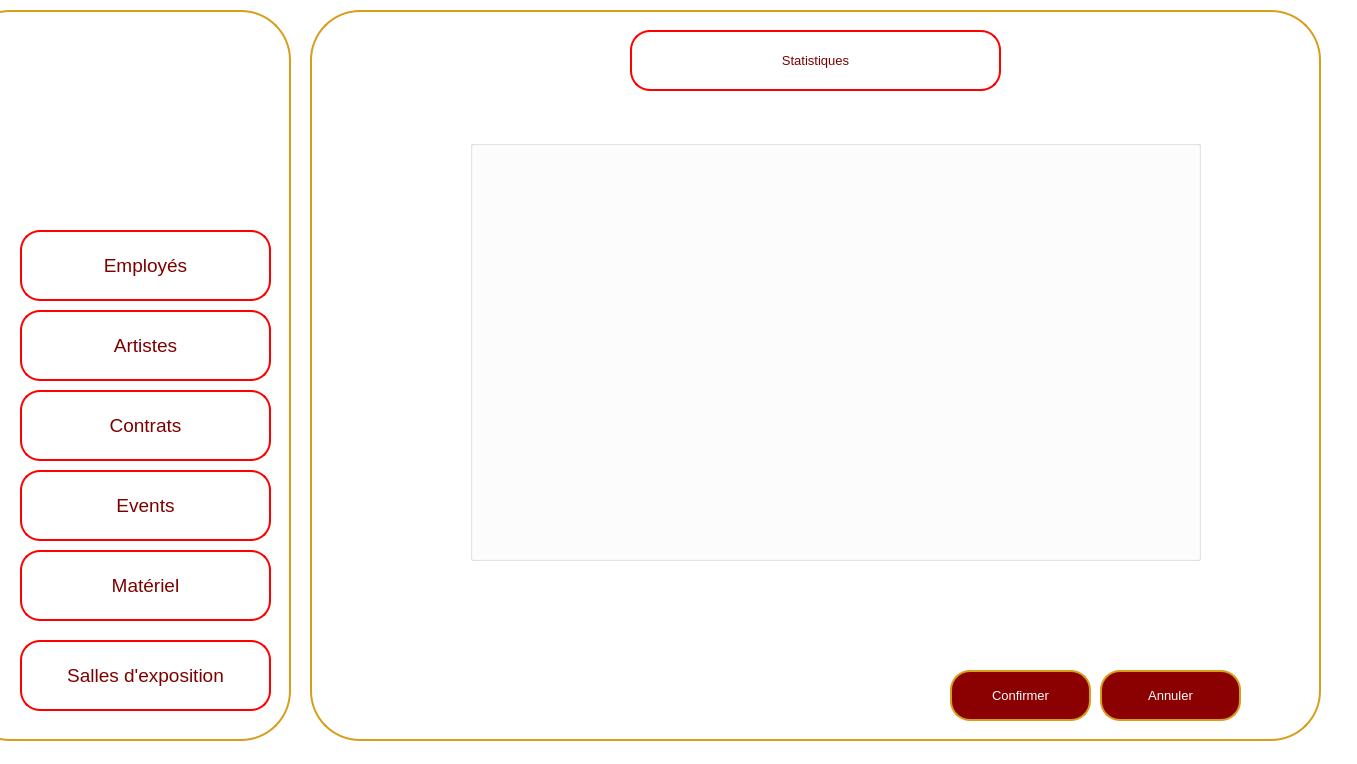
<?xml version="1.0" encoding="UTF-8"?>
<ui version="4.0">
 <class>StatsPersonnels</class>
 <widget class="QMainWindow" name="StatsPersonnels">
  <property name="geometry">
   <rect>
    <x>0</x>
    <y>0</y>
    <width>1357</width>
    <height>764</height>
   </rect>
  </property>
  <property name="windowTitle">
   <string>DarZmen</string>
  </property>
  <property name="windowIcon">
   <iconset resource="src.qrc">
    <normaloff>:/src/logo (2).png</normaloff>:/src/logo (2).png</iconset>
  </property>
  <property name="styleSheet">
   <string notr="true">background-color: rgb(255, 255, 255);</string>
  </property>
  <widget class="QWidget" name="centralwidget">
   <widget class="QWidget" name="Menu_widget" native="true">
    <property name="geometry">
     <rect>
      <x>0</x>
      <y>10</y>
      <width>301</width>
      <height>731</height>
     </rect>
    </property>
    <property name="cursor">
     <cursorShape>ArrowCursor</cursorShape>
    </property>
    <property name="styleSheet">
     <string notr="true">background-color: rgb(255, 255, 255);</string>
    </property>
    <widget class="QPushButton" name="border1">
     <property name="geometry">
      <rect>
       <x>-40</x>
       <y>0</y>
       <width>331</width>
       <height>731</height>
      </rect>
     </property>
     <property name="styleSheet">
      <string notr="true">/*QPushButton {
    background-color: white;
    color: darkred;
    border: 2px solid darkred;
    border-radius: 50px; 
    padding: 10px; 
}*/
QPushButton {
    background-color: white;
    color: darkred;
    border: 2px solid rgb(215, 157, 27);
    border-radius: 50px;
    padding: 10px; 
}
</string>
     </property>
     <property name="text">
      <string/>
     </property>
    </widget>
    <widget class="QLabel" name="logo">
     <property name="geometry">
      <rect>
       <x>40</x>
       <y>20</y>
       <width>221</width>
       <height>181</height>
      </rect>
     </property>
     <property name="text">
      <string/>
     </property>
     <property name="pixmap">
      <pixmap resource="src.qrc">:/src/logo (2).png</pixmap>
     </property>
    </widget>
    <widget class="QPushButton" name="matariel">
     <property name="geometry">
      <rect>
       <x>20</x>
       <y>540</y>
       <width>251</width>
       <height>71</height>
      </rect>
     </property>
     <property name="font">
      <font>
       <family>MS Shell Dlg 2</family>
       <pointsize>14</pointsize>
       <weight>50</weight>
       <italic>false</italic>
       <bold>false</bold>
      </font>
     </property>
     <property name="styleSheet">
      <string notr="true">QPushButton {
    background-color: white;
    color: rgb(125, 0, 0);
    border: 2px solid rgb(255, 0, 0); 
    border-radius: 20px; 
    padding: 10px; 
    transition: background-color 0.3s, color 0.3s; 
}
QPushButton:hover {
    background-color: rgb(215, 157, 27);
    color: white;
    border: 4px solid rgb(215, 157, 27); 
    outline: none; 
}</string>
     </property>
     <property name="text">
      <string>Matériel</string>
     </property>
     <property name="icon">
      <iconset>
       <normaloff>../../780575.png</normaloff>../../780575.png</iconset>
     </property>
     <property name="iconSize">
      <size>
       <width>100</width>
       <height>50</height>
      </size>
     </property>
    </widget>
    <widget class="QPushButton" name="salles">
     <property name="geometry">
      <rect>
       <x>20</x>
       <y>630</y>
       <width>251</width>
       <height>71</height>
      </rect>
     </property>
     <property name="font">
      <font>
       <family>MS Shell Dlg 2</family>
       <pointsize>14</pointsize>
       <weight>50</weight>
       <italic>false</italic>
       <bold>false</bold>
      </font>
     </property>
     <property name="styleSheet">
      <string notr="true">QPushButton {
    background-color: white;
    color: rgb(125, 0, 0);
    border: 2px solid rgb(255, 0, 0); 
    border-radius: 20px; 
    padding: 10px; 
    transition: background-color 0.3s, color 0.3s; 
}
QPushButton:hover {
    background-color: rgb(215, 157, 27);
    color: white;
    border: 4px solid rgb(215, 157, 27); 
    outline: none; 
}</string>
     </property>
     <property name="text">
      <string>Salles d'exposition</string>
     </property>
     <property name="icon">
      <iconset>
       <normaloff>../../780575.png</normaloff>../../780575.png</iconset>
     </property>
     <property name="iconSize">
      <size>
       <width>100</width>
       <height>50</height>
      </size>
     </property>
    </widget>
    <widget class="QPushButton" name="employes">
     <property name="geometry">
      <rect>
       <x>20</x>
       <y>220</y>
       <width>251</width>
       <height>71</height>
      </rect>
     </property>
     <property name="font">
      <font>
       <family>MS Shell Dlg 2</family>
       <pointsize>14</pointsize>
       <weight>50</weight>
       <italic>false</italic>
       <bold>false</bold>
      </font>
     </property>
     <property name="styleSheet">
      <string notr="true">QPushButton {
    background-color: white;
    color: rgb(125, 0, 0);
    border: 2px solid rgb(255, 0, 0); 
    border-radius: 20px; 
    padding: 10px; 
    transition: background-color 0.3s, color 0.3s; 
}
QPushButton:hover {
    background-color: rgb(215, 157, 27);
    color: white;
    border: 4px solid rgb(215, 157, 27); 
    outline: none; 
}</string>
     </property>
     <property name="text">
      <string>Employés</string>
     </property>
     <property name="icon">
      <iconset>
       <normaloff>../../780575.png</normaloff>../../780575.png</iconset>
     </property>
     <property name="iconSize">
      <size>
       <width>100</width>
       <height>50</height>
      </size>
     </property>
    </widget>
    <widget class="QPushButton" name="artistes">
     <property name="geometry">
      <rect>
       <x>20</x>
       <y>300</y>
       <width>251</width>
       <height>71</height>
      </rect>
     </property>
     <property name="font">
      <font>
       <family>MS Shell Dlg 2</family>
       <pointsize>14</pointsize>
       <weight>50</weight>
       <italic>false</italic>
       <bold>false</bold>
      </font>
     </property>
     <property name="styleSheet">
      <string notr="true">QPushButton {
    background-color: white;
    color: rgb(125, 0, 0);
    border: 2px solid rgb(255, 0, 0); 
    border-radius: 20px; 
    padding: 10px; 
    transition: background-color 0.3s, color 0.3s; 
}
QPushButton:hover {
    background-color: rgb(215, 157, 27);
    color: white;
    border: 4px solid rgb(215, 157, 27); 
    outline: none; 
}</string>
     </property>
     <property name="text">
      <string>Artistes</string>
     </property>
     <property name="icon">
      <iconset>
       <normaloff>../../780575.png</normaloff>../../780575.png</iconset>
     </property>
     <property name="iconSize">
      <size>
       <width>100</width>
       <height>50</height>
      </size>
     </property>
    </widget>
    <widget class="QPushButton" name="events">
     <property name="geometry">
      <rect>
       <x>20</x>
       <y>460</y>
       <width>251</width>
       <height>71</height>
      </rect>
     </property>
     <property name="font">
      <font>
       <family>MS Shell Dlg 2</family>
       <pointsize>14</pointsize>
       <weight>50</weight>
       <italic>false</italic>
       <bold>false</bold>
      </font>
     </property>
     <property name="styleSheet">
      <string notr="true">QPushButton {
    background-color: white;
    color: rgb(125, 0, 0);
    border: 2px solid rgb(255, 0, 0); 
    border-radius: 20px; 
    padding: 10px; 
    transition: background-color 0.3s, color 0.3s; 
}
QPushButton:hover {
    background-color: rgb(215, 157, 27);
    color: white;
    border: 4px solid rgb(215, 157, 27); 
    outline: none; 
}</string>
     </property>
     <property name="text">
      <string>Events</string>
     </property>
     <property name="icon">
      <iconset>
       <normaloff>../../780575.png</normaloff>../../780575.png</iconset>
     </property>
     <property name="iconSize">
      <size>
       <width>100</width>
       <height>50</height>
      </size>
     </property>
    </widget>
    <widget class="QPushButton" name="contrats">
     <property name="geometry">
      <rect>
       <x>20</x>
       <y>380</y>
       <width>251</width>
       <height>71</height>
      </rect>
     </property>
     <property name="font">
      <font>
       <family>MS Shell Dlg 2</family>
       <pointsize>14</pointsize>
       <weight>50</weight>
       <italic>false</italic>
       <bold>false</bold>
      </font>
     </property>
     <property name="styleSheet">
      <string notr="true">QPushButton {
    background-color: white;
    color: rgb(125, 0, 0);
    border: 2px solid rgb(255, 0, 0); 
    border-radius: 20px; 
    padding: 10px; 
    transition: background-color 0.3s, color 0.3s; 
}
QPushButton:hover {
    background-color: rgb(215, 157, 27);
    color: white;
    border: 4px solid rgb(215, 157, 27); 
    outline: none; 
}</string>
     </property>
     <property name="text">
      <string>Contrats</string>
     </property>
     <property name="icon">
      <iconset>
       <normaloff>../../780575.png</normaloff>../../780575.png</iconset>
     </property>
     <property name="iconSize">
      <size>
       <width>100</width>
       <height>50</height>
      </size>
     </property>
    </widget>
   </widget>
   <widget class="QWidget" name="widget_2" native="true">
    <property name="geometry">
     <rect>
      <x>310</x>
      <y>10</y>
      <width>1011</width>
      <height>731</height>
     </rect>
    </property>
    <property name="font">
     <font>
      <pointsize>10</pointsize>
     </font>
    </property>
    <property name="styleSheet">
     <string notr="true">background-color: rgb(255, 255, 255);</string>
    </property>
    <widget class="QPushButton" name="pushButton_34">
     <property name="geometry">
      <rect>
       <x>0</x>
       <y>0</y>
       <width>1011</width>
       <height>731</height>
      </rect>
     </property>
     <property name="styleSheet">
      <string notr="true">/*QPushButton {
    background-color: white;
    color: darkred;
    border: 2px solid darkred;
    border-radius: 50px; 
    padding: 10px; 
}*/
QPushButton {
    background-color: white;
    color: darkred;
    border: 2px solid rgb(215, 157, 27);
    border-radius: 50px;
    padding: 10px; 
}</string>
     </property>
     <property name="text">
      <string/>
     </property>
    </widget>
    <widget class="QPushButton" name="pushButton_11">
     <property name="geometry">
      <rect>
       <x>320</x>
       <y>20</y>
       <width>371</width>
       <height>61</height>
      </rect>
     </property>
     <property name="font">
      <font>
       <family>MS Shell Dlg 2</family>
       <pointsize>10</pointsize>
       <weight>50</weight>
       <italic>false</italic>
       <bold>false</bold>
      </font>
     </property>
     <property name="styleSheet">
      <string notr="true">QPushButton {
    background-color: white;
    color: rgb(125, 0, 0);
    border: 2px solid rgb(255, 0, 0); 
    border-radius: 20px; 
    padding: 10px; 
    transition: background-color 0.3s, color 0.3s; 
}
QPushButton:hover {
    background-color: rgb(215, 157, 27);
    color: white;
    border: 4px solid rgb(215, 157, 27); 
    outline: none; 
}</string>
     </property>
     <property name="text">
      <string>Statistiques</string>
     </property>
     <property name="icon">
      <iconset resource="src.qrc">
       <normaloff>:/src/statsfinale.png</normaloff>:/src/statsfinale.png</iconset>
     </property>
     <property name="iconSize">
      <size>
       <width>100</width>
       <height>50</height>
      </size>
     </property>
    </widget>
    <widget class="QGroupBox" name="groupBox">
     <property name="geometry">
      <rect>
       <x>160</x>
       <y>130</y>
       <width>731</width>
       <height>421</height>
      </rect>
     </property>
     <property name="title">
      <string/>
     </property>
    </widget>
    <widget class="QPushButton" name="pushButton_49">
     <property name="geometry">
      <rect>
       <x>640</x>
       <y>660</y>
       <width>141</width>
       <height>51</height>
      </rect>
     </property>
     <property name="font">
      <font>
       <pointsize>10</pointsize>
      </font>
     </property>
     <property name="styleSheet">
      <string notr="true">QPushButton {
    background-color: darkred;
    color: white;
    border: 2px solid rgb(215, 157, 27);
    border-radius: 20px; 
    padding: 10px; 
}

QPushButton:hover {
    background-color: rgb(215, 157, 27); 
}

QLineEdit {
    border: 2px solid darkred;
    border-radius: 15px; 
    padding: 5px; 
    color: white;
}

QLineEdit:focus {
    border: 2px solid darkred;
    border-radius: 15px; 
    padding: 5px; 
    color: white;
}
</string>
     </property>
     <property name="text">
      <string>Confirmer</string>
     </property>
    </widget>
    <widget class="QPushButton" name="pushButton_50">
     <property name="geometry">
      <rect>
       <x>790</x>
       <y>660</y>
       <width>141</width>
       <height>51</height>
      </rect>
     </property>
     <property name="font">
      <font>
       <pointsize>10</pointsize>
      </font>
     </property>
     <property name="styleSheet">
      <string notr="true">QPushButton {
    background-color: darkred;
    color: white;
    border: 2px solid rgb(215, 157, 27);
    border-radius: 20px; 
    padding: 10px; 
}

QPushButton:hover {
    background-color: rgb(215, 157, 27); 
}

QLineEdit {
    border: 2px solid darkred;
    border-radius: 15px; 
    padding: 5px; 
    color: white;
}

QLineEdit:focus {
    border: 2px solid darkred;
    border-radius: 15px; 
    padding: 5px; 
    color: white;
}
</string>
     </property>
     <property name="text">
      <string>Annuler</string>
     </property>
    </widget>
   </widget>
  </widget>
 </widget>
 <resources>
  <include location="src.qrc"/>
 </resources>
 <connections/>
</ui>
